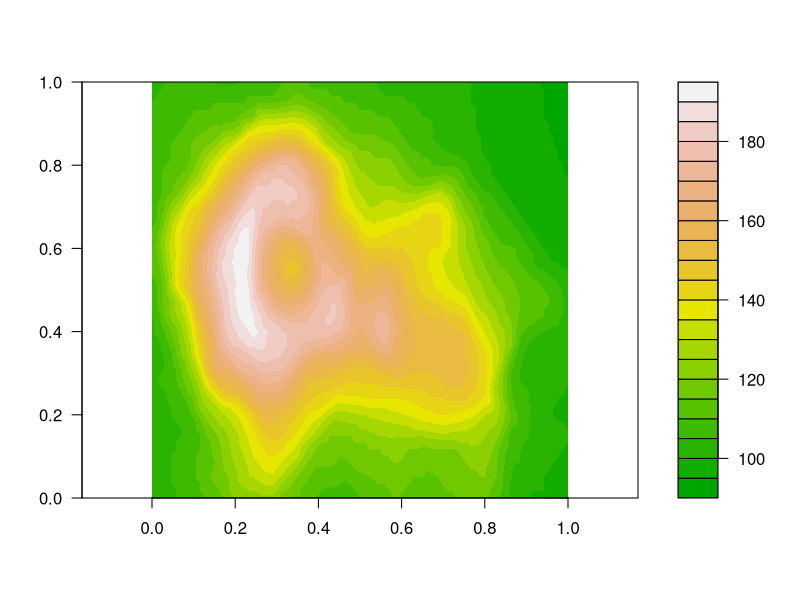

Here is the R script that generated this plot:
## ---- chunk 1
knitr::opts_chunk$set(echo = TRUE)
## ---- chunk 2
set.seed(12890926) # seed (Quia Sapientia)
rnorm(5)           # 5 standard gaussian variables
## ---- chunk 3
filled.contour(volcano, color.palette = terrain.colors, asp = 1)
